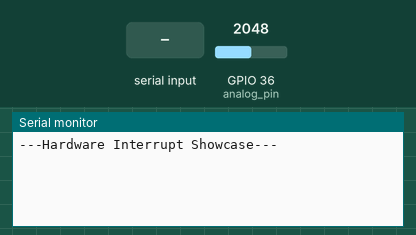
Simulated run of this sketch. Board: ESP32. Parts: the last lines printed to the serial monitor. Inputs (shaded band) come from the test bench; at power-on: GPIO 36 (analog_pin) = 2048.

Above: at 2.2 s.
2.3 s: "1\n" received over Serial
At 2.9 s:
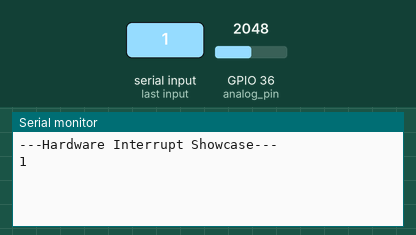
3.8 s: "0\n" received over Serial
At 5.3 s:
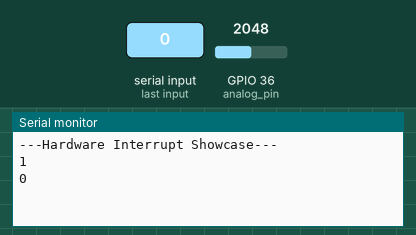

The sketch:

freeRTOS_interrupts.ino
```cpp
//Restrict to 1 core

static const BaseType_t pro_cpu = 0;

static const BaseType_t app_cpu = 1;


// Include
#include <stdlib.h>


// Internal clock runs at 80 MHz
// Settings

static const uint32_t cli_delay = 20; // in ms
static const uint32_t timer_freq = 10000000; // Timer runs at 10MHz
static const uint64_t timer_max_count = 1000000; // Triggers at 1s
static const char command[] = "avg";
enum {BUF_LEN = 20};
enum {MSG_QUEUE_LEN = 5};
enum {MSG_SIZE = 100};
enum {CMD_BUF_LEN = 255};

// Message struct to wrap strings for queue
typedef struct Message {
  char body[MSG_SIZE];
} Message;

// Pins
static const int analog_pin = A0;

//Globals
static hw_timer_t *timer = NULL;
// Need volatile keyword to indicate changes in an ISR
static volatile uint16_t buf0[BUF_LEN];
static volatile uint16_t buf1[BUF_LEN];
static volatile uint16_t *readFrom = buf1;
static volatile uint16_t *writeTo = buf0;
static volatile uint8_t buffer_overrun = 0;

static float adc_avg;

static SemaphoreHandle_t doneReading_sem = NULL;
static portMUX_TYPE spinlock = portMUX_INITIALIZER_UNLOCKED;
static QueueHandle_t msg_queue = NULL;

static TaskHandle_t h_calcAvg = NULL;
// Interrupt Service Routines

void IRAM_ATTR swapBuffers(){
  volatile uint16_t *temp = readFrom;
  readFrom = writeTo;
  writeTo = temp;
}

void IRAM_ATTR sampleADC(){
  BaseType_t task_woken = pdFALSE;
  static uint16_t idx = 0;
  // Add a sample
  if((idx < BUF_LEN) && !(buffer_overrun)){
    writeTo[idx] = analogRead(analog_pin);
    idx++;
  }
  // Check if buffer is full
  if(idx >= BUF_LEN){
    // If calcAvg is not done reading, buffer is overflowing
    if(xSemaphoreTakeFromISR(doneReading_sem,&task_woken) == pdFALSE){
        buffer_overrun = 1;
    }
    if(buffer_overrun == 0){
      idx = 0;
      swapBuffers();
      vTaskNotifyGiveFromISR(h_calcAvg,&task_woken);
    }
  }
  if (task_woken) {
    portYIELD_FROM_ISR();
  }
}


// Tasks

/*
* Print any new messages
* Save characters to buffer
* Watch for avg command
*/
void doCLI(void *parameter){
  char c;
  uint32_t idx = 0;
  char buf[CMD_BUF_LEN];
  Message rcv_msg;
  //int temp; Uncomment to test analog reads

  //Clear buffer
  memset(buf,0,CMD_BUF_LEN);

  while(1){
    /*Uncomment to test ananlog reads
    temp = analogRead(analog_pin);
    Serial.println(temp);
    vTaskDelay(500/portTICK_PERIOD_MS);
    */
    if(xQueueReceive(msg_queue,(void *)&rcv_msg,0) == pdTRUE){
      Serial.println(rcv_msg.body);
    }

    if(Serial.available() > 0 ){
      c = Serial.read();
      //Only update buffer if it has space
      if(idx < CMD_BUF_LEN-1){
        buf[idx] = c;
        idx++;
      }

      if(c == '\n'){
        Serial.println();
        buf[idx-1] = '\0';

        // Check if message is "avg"
        if(strcmp(buf,command) == 0){
          Serial.print("Average: ");
          Serial.println(adc_avg);
        }
        // Clear buffer
        memset(buf,0,CMD_BUF_LEN);
        idx = 0;
      }else{
        //Echo characters back
        Serial.print(c);
      }
    }
    //Yield to other task (NOT NEEDED IF CLI IS LOWER PRIORITY)
    //vTaskDelay(cli_delay / portTICK_PERIOD_MS);
  }
}


// Should be dormant until signal from ISR
void calcAverage(void *parameter){
  Message msg;
  float avg;
  //Set up interrupt
  timer = timerBegin(timer_freq);
  timerAttachInterrupt(timer, sampleADC);
  timerAlarm(timer, timer_max_count,true,0);
  timerStart(timer);

  vTaskDelete(NULL);
  while(1){
    //strcpy(msg.body,"I'm running!");
    //xQueueSend(msg_queue,&msg,10);

    // Wait for notification from ISR
    ulTaskNotifyTake(pdTRUE,portMAX_DELAY);

    //strcpy(msg.body,"ISR was triggered!");
    //xQueueSend(msg_queue,&msg,10);

    // Begin calculating average
    avg = 0.0;
    // Not a critical section because ISR will be working on the other buffer
    for(int i = 0;i<BUF_LEN;i++){
      avg += (float)readFrom[i];
    }

    avg /= BUF_LEN;

    //Critical section: copying avg to adc_avg
    portENTER_CRITICAL(&spinlock);
    adc_avg = avg;
    portEXIT_CRITICAL(&spinlock);

    // Notify CLI about overflow
    if(buffer_overrun == 1){
      strcpy(msg.body,"Buffer Overflow. Samples Dropped!");
      xQueueSend(msg_queue,&msg,10);
    }

    //Critical section: doneReading and buffer_overrun are closely linked in ISR
    portENTER_CRITICAL(&spinlock);
    xSemaphoreGive(doneReading_sem);
    buffer_overrun = 0;
    portEXIT_CRITICAL(&spinlock);
  }
}

void setup() {
  // put your setup code here, to run once:
  Serial.begin(115200);
  pinMode(analog_pin,INPUT);
  // Create Semaphores and Queue
  doneReading_sem = xSemaphoreCreateBinary();
  msg_queue = xQueueCreate(MSG_QUEUE_LEN,sizeof(Message));

  vTaskDelay(1000/portTICK_PERIOD_MS);

  if(doneReading_sem == NULL){
    Serial.println("Could not create semaphores, restarting...");
    ESP.restart();
  }

  Serial.println("---Hardware Interrupt Showcase---");
  // Start done reading at 1 to allow for buffer swap
  xSemaphoreGive(doneReading_sem);

  // Create Tasks
  xTaskCreatePinnedToCore(doCLI,"Command-Line Interface",2048,NULL,1,NULL,app_cpu);
  xTaskCreatePinnedToCore(calcAverage,"Calculate Average ADC value",1024,NULL,2,&h_calcAvg,pro_cpu);


}

void loop() {
  // put your main code here, to run repeatedly:


}
```

Measured:
- after the input at 2.3 s, the serial monitor: prints a new line at once (image 1)
- after the input at 3.8 s, the serial monitor: prints a new line at once (image 2)
